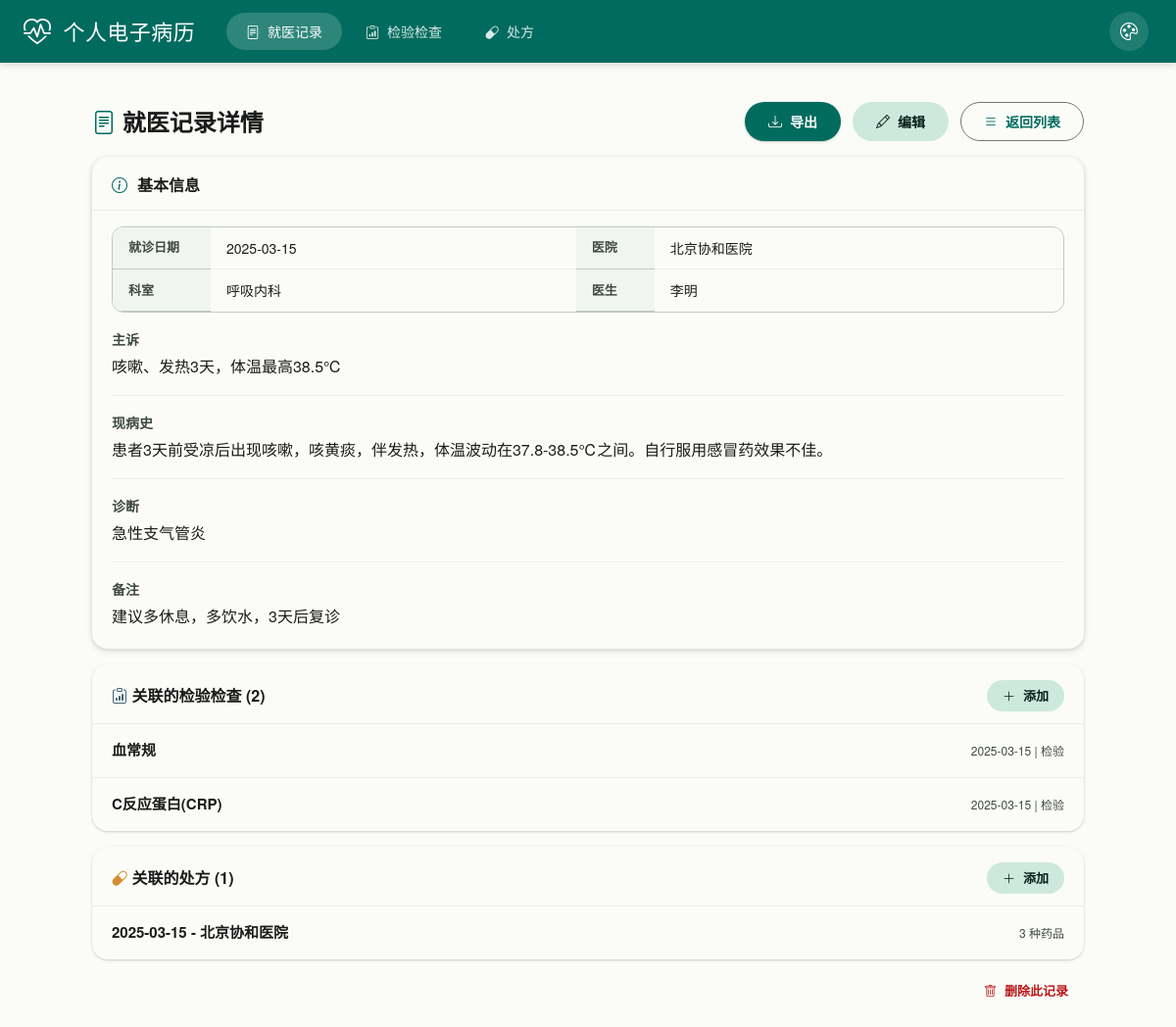
/records/1, run on the app's committed database.
### models.py (models this page shows, shortened)
class MedicalRecord(db.Model):
    __tablename__ = "medical_records"
    id = db.Column(db.Integer, primary_key=True)
    visit_date = db.Column(db.Date, nullable=False, index=True, comment="就诊日期")
    hospital = db.Column(db.String(200), nullable=False, comment="医院名称")
    department = db.Column(db.String(100), comment="科室")
    doctor = db.Column(db.String(50), comment="医生")
    chief_complaint = db.Column(db.Text, comment="主诉")
    present_illness = db.Column(db.Text, comment="现病史")
    diagnosis = db.Column(db.Text, comment="诊断")
    notes = db.Column(db.Text, comment="备注")
    created_at = db.Column(db.DateTime, default=datetime.now, comment="创建时间")
    updated_at = db.Column(db.DateTime, default=datetime.now, onupdate=datetime.now, comment="更新时间")
    exam_results = db.relationship("ExamResult", backref="medical_record", lazy="dynamic",
                                   cascade="all, delete-orphan")
    prescriptions = db.relationship("Prescription", backref="medical_record", lazy="dynamic",
                                    cascade="all, delete-orphan")

class ExamResult(db.Model):
    __tablename__ = "exam_results"
    id = db.Column(db.Integer, primary_key=True)
    exam_date = db.Column(db.Date, nullable=False, index=True, comment="检查日期")
    hospital = db.Column(db.String(200), comment="医院名称")
    category = db.Column(db.String(50), nullable=False, comment="分类: 检验/检查")
    exam_name = db.Column(db.String(200), nullable=False, comment="项目名称")
    result = db.Column(db.Text, comment="结果")
    reference_range = db.Column(db.String(200), comment="参考范围")
    unit = db.Column(db.String(50), comment="单位")
    conclusion = db.Column(db.Text, comment="结论/描述")
    notes = db.Column(db.Text, comment="备注")
    image_path = db.Column(db.String(500), comment="报告图片路径(可选)")
    medical_record_id = db.Column(db.Integer, db.ForeignKey("medical_records.id"), comment="关联就医记录")
    created_at = db.Column(db.DateTime, default=datetime.now, comment="创建时间")

class Prescription(db.Model):
    __tablename__ = "prescriptions"
    id = db.Column(db.Integer, primary_key=True)
    prescription_date = db.Column(db.Date, nullable=False, index=True, comment="开药日期")
    hospital = db.Column(db.String(200), comment="医院名称")
    doctor = db.Column(db.String(50), comment="医生")
    diagnosis = db.Column(db.Text, comment="诊断")
    notes = db.Column(db.Text, comment="备注")
    medical_record_id = db.Column(db.Integer, db.ForeignKey("medical_records.id"), comment="关联就医记录")
    created_at = db.Column(db.DateTime, default=datetime.now, comment="创建时间")
    items = db.relationship("PrescriptionItem", backref="prescription", lazy="dynamic",
                            cascade="all, delete-orphan", order_by="PrescriptionItem.id")

### routes/records.py (the view)
@records_bp.route("/<int:record_id>")
def view_record(record_id):
    record = MedicalRecord.query.get_or_404(record_id)
    return render_template("records/detail.html", record=record)

### app.py (called while the page is built)
def create_app():
    app = Flask(__name__)
    app.config.from_object(Config)
    db.init_app(app)
    register_blueprints(app)
    @app.template_filter("nl2br")
    def nl2br_filter(text):
        if not text:
            return ""
        return markupsafe.Markup(text.replace("\n", "<br>\n"))
    @app.route("/")
    def index():
        stats = {
            "records_count": MedicalRecord.query.count(),
            "exams_count": ExamResult.query.count(),
            "prescriptions_count": Prescription.query.count(),
        }
        return render_template("index.html", stats=stats)
    with app.app_context():
        db.create_all()
    return app

### templates/records/detail.html (shortened to what this page needs)
{% extends "base.html" %}
{% block content %}
<div class="md-flex-between md-mb-3">
    <h4 class="fw-semibold" style="margin:0;">
        <i class="bi bi-file-text" style="color:var(--md-primary);"></i> 就医记录详情
    </h4>
    <div class="md-flex">
        <a href="{{ url_for('records.export_record', record_id=record.id) }}" class="md-btn md-btn-filled">
            <i class="bi bi-download"></i> 导出
        </a>
        <a href="{{ url_for('records.edit_record', record_id=record.id) }}" class="md-btn md-btn-tonal">
            <i class="bi bi-pencil"></i> 编辑
        </a>
        <a href="{{ url_for('records.list_records') }}" class="md-btn md-btn-outlined">
            <i class="bi bi-list"></i> 返回列表
        </a>
    </div>
</div>
<div class="md-card md-card-elevated md-mb-3">
    <div class="md-card-header">
        <i class="bi bi-info-circle" style="color:var(--md-primary);"></i> 基本信息
    </div>
    <div class="md-card-body">
        <div class="md-table-wrap">
            <table class="md-table">
                <tr>
                    <th style="width:100px;">就诊日期</th>
                    <td>{{ record.visit_date }}</td>
                    <th style="width:80px;">医院</th>
                    <td>{{ record.hospital }}</td>
                </tr>
                <tr>
                    <th>科室</th>
                    <td>{{ record.department or '-' }}</td>
                    <th>医生</th>
                    <td>{{ record.doctor or '-' }}</td>
                </tr>
            </table>
        </div>
        {% if record.chief_complaint %}
        <div class="md-mt-3">
            <div style="font-weight:600;font-size:14px;color:var(--md-on-surface-variant);">主诉</div>
            <p style="margin:4px 0 0;">{{ record.chief_complaint | nl2br }}</p>
        </div>
        {% endif %}
        {% if record.present_illness %}
        <hr class="md-divider">
        <div>
            <div style="font-weight:600;font-size:14px;color:var(--md-on-surface-variant);">现病史</div>
            <p style="margin:4px 0 0;">{{ record.present_illness | nl2br }}</p>
        </div>
        {% endif %}
        {% if record.diagnosis %}
        <hr class="md-divider">
        <div>
            <div style="font-weight:600;font-size:14px;color:var(--md-on-surface-variant);">诊断</div>
            <p style="margin:4px 0 0;">{{ record.diagnosis | nl2br }}</p>
        </div>
        {% endif %}
        {% if record.notes %}
        <hr class="md-divider">
        <div>
            <div style="font-weight:600;font-size:14px;color:var(--md-on-surface-variant);">备注</div>
            <p style="margin:4px 0 0;">{{ record.notes | nl2br }}</p>
        </div>
        {% endif %}
    </div>
</div>
<div class="md-card md-mb-3">
    <div class="md-card-header md-flex-between">
        <span><i class="bi bi-clipboard-data" style="color:var(--md-tertiary);"></i> 关联的检验检查 ({{ record.exam_results.count() }})</span>
        <a href="{{ url_for('exams.create_exam', record_id=record.id) }}" class="md-btn md-btn-tonal md-btn-sm">
            <i class="bi bi-plus-lg"></i> 添加
        </a>
    </div>
    {% if record.exam_results.count() > 0 %}
        {% for exam in record.exam_results %}
        <a href="{{ url_for('exams.view_exam', exam_id=exam.id) }}" class="md-list-item">
            <div class="md-list-item-content">
                <div class="md-list-item-title">{{ exam.exam_name }}</div>
            </div>
            <div class="md-list-item-meta">{{ exam.exam_date }} | {{ exam.category }}</div>
        </a>
        {% endfor %}
    {% else %}
        <div class="md-card-body text-center" style="color:var(--md-on-surface-variant);font-size:14px;">
            暂未关联检验检查
        </div>
    {% endif %}
</div>
<div class="md-card md-mb-3">
    <div class="md-card-header md-flex-between">
        <span><i class="bi bi-capsule" style="color:#D68C2C;"></i> 关联的处方 ({{ record.prescriptions.count() }})</span>
        <a href="{{ url_for('prescriptions.create_prescription', record_id=record.id) }}" class="md-btn md-btn-tonal md-btn-sm">
            <i class="bi bi-plus-lg"></i> 添加
        </a>
    </div>
    {% if record.prescriptions.count() > 0 %}
        {% for p in record.prescriptions %}
        <a href="{{ url_for('prescriptions.view_prescription', prescription_id=p.id) }}" class="md-list-item">
            <div class="md-list-item-content">
                <div class="md-list-item-title">{{ p.prescription_date }} - {{ p.hospital or '未知医院' }}</div>
            </div>
            <div class="md-list-item-meta">{{ p.items.count() }} 种药品</div>
        </a>
        {% endfor %}
    {% else %}
        <div class="md-card-body text-center" style="color:var(--md-on-surface-variant);font-size:14px;">
            暂未关联处方
        </div>
    {% endif %}
</div>
<div class="text-end">
    <form method="POST" action="{{ url_for('records.delete_record', record_id=record.id) }}"
          onsubmit="return confirm('确定要删除这条就医记录吗？关联的检验检查和处方也将被删除。')">
        <button type="submit" class="md-btn md-btn-danger md-btn-sm">
            <i class="bi bi-trash"></i> 删除此记录
        </button>
    </form>
</div>
{% endblock %}

### static/style.css (style rules this page uses)
:root { --md-primary: #006B5E; --md-on-primary: #FFFFFF; --md-primary-container: #B4F4E0; --md-on-primary-container: #00201E; --md-secondary: #4B635B; --md-on-secondary: #FFFFFF; --md-secondary-container: #CDE9DD; --md-on-secondary-container: #07201A; --md-tertiary: #3D6473; --md-on-tertiary: #FFFFFF; --md-tertiary-container: #C1E8F9; --md-on-tertiary-container: #001F29; --md-error: #BA1A1A; --md-on-error: #FFFFFF; --md-error-container: #FFDAD6; --md-on-error-container: #410002; --md-background: #FBFCF8; --md-on-background: #191C1A; --md-surface: #FBFCF8; --md-on-surface: #191C1A; --md-surface-variant: #DBE5DE; --md-on-surface-variant: #404943; --md-outline: #707973; --md-outline-variant: #BFC9C2; --md-surface-1: #F1F5F0; --md-surface-2: #E9EFEA; --md-surface-3: #E1E9E4; --md-surface-4: #D9E5DE; --md-surface-5: #D2E0D8; --md-elevation-1: 0 1px 3px rgba(0,0,0,.12), 0 1px 2px rgba(0,0,0,.08); --md-elevation-2: 0 2px 6px rgba(0,0,0,.12), 0 1px 4px rgba(0,0,0,.08); --md-elevation-3: 0 4px 12px rgba(0,0,0,.12), 0 2px 6px rgba(0,0,0,.08); --md-elevation-4: 0 8px 24px rgba(0,0,0,.12), 0 4px 12px rgba(0,0,0,.08); --md-radius-xs: 4px; --md-radius-sm: 8px; --md-radius-md: 12px; --md-radius-lg: 16px; --md-radius-xl: 20px; --md-radius-full: 28px; --md-font: "Noto Sans SC", "PingFang SC", "Microsoft YaHei", "Helvetica Neue", Arial, sans-serif; --md-font-mono: "JetBrains Mono", "Fira Code", "Consolas", monospace; }
body { font-family: var(--md-font); background: var(--md-background); color: var(--md-on-background); line-height: 1.6; -webkit-font-smoothing: antialiased; }
.md-card { background: var(--md-surface); border: none; border-radius: var(--md-radius-lg); box-shadow: var(--md-elevation-1); transition: box-shadow .2s ease, transform .15s ease; overflow: hidden; }
.md-card-elevated { box-shadow: var(--md-elevation-2); }
.md-card-header { display: flex; align-items: center; gap: 10px; padding: 16px 20px 12px; font-size: 16px; font-weight: 600; color: var(--md-on-surface); border-bottom: 1px solid rgba(0,0,0,.06); }
.md-card-body { padding: 16px 20px 20px; }
.md-btn { display: inline-flex; align-items: center; justify-content: center; gap: 8px; font-family: var(--md-font); font-size: 14px; font-weight: 600; line-height: 1; padding: 0 24px; height: 40px; border: none; border-radius: var(--md-radius-full); cursor: pointer; text-decoration: none; transition: box-shadow .15s ease, background .15s ease, transform .1s ease; white-space: nowrap; }
.md-btn-filled { background: var(--md-primary); color: var(--md-on-primary); box-shadow: var(--md-elevation-1); }
.md-btn-tonal { background: var(--md-secondary-container); color: var(--md-on-secondary-container); }
.md-btn-outlined { background: transparent; color: var(--md-primary); border: 1px solid var(--md-outline); padding: 0 23px; }
.md-btn-danger { background: transparent; color: var(--md-error); padding: 0 16px; }
.md-btn-sm { height: 32px; padding: 0 16px; font-size: 13px; }
.md-list-item { display: flex; align-items: center; gap: 16px; padding: 14px 20px; text-decoration: none; color: var(--md-on-surface); transition: background .15s ease; border-bottom: 1px solid rgba(0,0,0,.05); }
.md-list-item:last-child { border-bottom: none; }
.md-list-item-content { flex: 1; min-width: 0; }
.md-list-item-title { font-size: 15px; font-weight: 600; margin-bottom: 2px; }
.md-list-item-meta { font-size: 12px; color: var(--md-on-surface-variant); white-space: nowrap; text-align: right; }
.md-table-wrap { border-radius: var(--md-radius-md); overflow: hidden; border: 1px solid var(--md-outline-variant); }
.md-table { width: 100%; border-collapse: collapse; font-size: 14px; }
.md-table th { background: var(--md-surface-1); font-weight: 600; padding: 10px 16px; text-align: left; border-bottom: 1px solid var(--md-outline-variant); color: var(--md-on-surface-variant); font-size: 13px; }
.md-table td { padding: 10px 16px; border-bottom: 1px solid rgba(0,0,0,.05); }
.md-table tr:last-child td { border-bottom: none; }
.md-divider { border: none; border-top: 1px solid var(--md-outline-variant); margin: 16px 0; }
.md-flex { display: flex; align-items: center; gap: 12px; }
.md-flex-between { display: flex; justify-content: space-between; align-items: center; gap: 12px; }
.md-mb-3 { margin-bottom: 16px; }
.md-mt-3 { margin-top: 16px; }

### data on the page
MedicalRecord: visit_date "2025-03-15", hospital "北京协和医院", department "呼吸内科", doctor "李明", chief_complaint "咳嗽、发热3天，体温最高38.5℃", present_illness "患者3天前受凉后出现咳嗽，咳黄痰，伴发热，体温波动在37.8-38.5℃之间。自行服用感冒药效果不佳。", diagnosis "急性支气管炎", notes "建议多休息，多饮水，3天后复诊"
ExamResult: exam_name "血常规", exam_date "2025-03-15", category "检验"
ExamResult: exam_name "C反应蛋白(CRP)", exam_date "2025-03-15", category "检验"
Prescription: prescription_date "2025-03-15", hospital "北京协和医院", items.count "3"

### other printed values
{{ record.exam_results.count() }} "2"
{{ record.prescriptions.count() }} "1"
